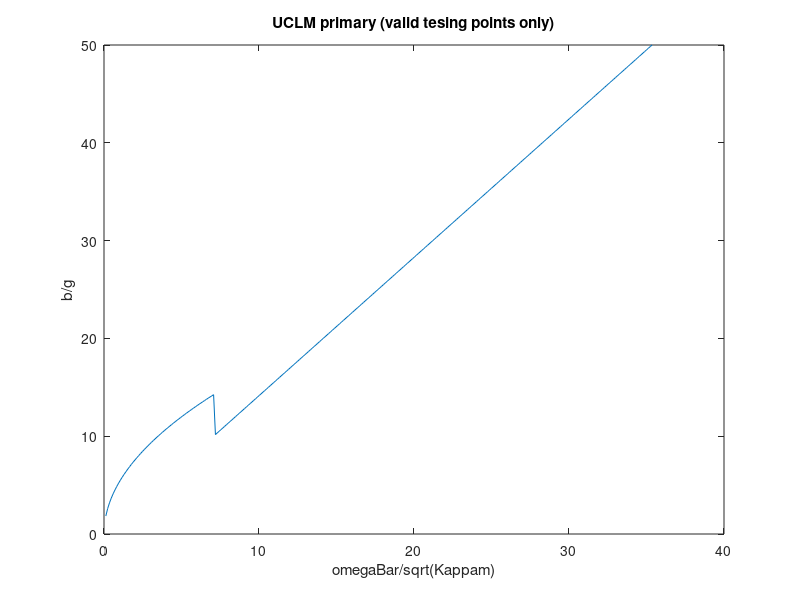
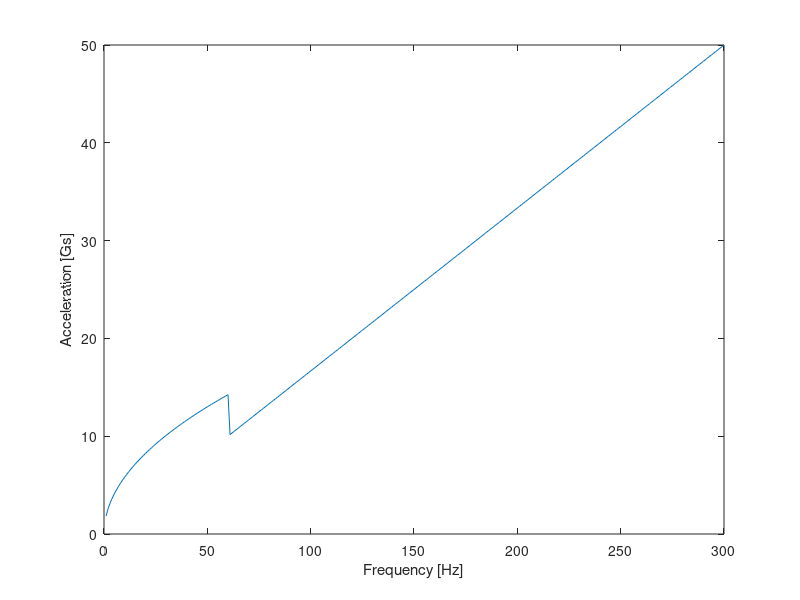

Write the MATLAB code that produced these figures, in order.
function RTI_UCLM

% Define constants and anonymous functions
% p is used as rho
% u is used as mu
% o is used as sigma

g = 981; % [cm/s^2] gravity
diameter = 1.27; %1.6; % [cm] Using UCLM diameter (ours is 1.27)
km = 3.68/diameter; % [dimensionless] minimum wave number for a finite container of diameter

atwood = @ (pl,ph) (ph-pl)/(ph+pl); % [dimensionless] calculate the Atwood number
kZero = @ (at,ph,ul,uh) (((2*at^(1/2))/(1+at))*((ph*g^(1/2))/(ul+uh)))^(2/3); % calculate the kzero
omegaZero = @ (at,ph,ul,uh) (((2*at^2)/(1+at))*((ph*g^2)/(ul+uh)))^(1/3); % calculate the omegazero
ampAccelMod = @ (w,a) (w^2)*(a); % calculate b, the amplitude of acceleration modulation
defD = @ (at,ul,uh,ph,w,k) ((1+at)*(ul+uh)*(k^2))/(2*ph*w); % calculate D 
defK = @ (at,o,k,ph,w) (((1+at)*o*(k^3))/(2*ph*(w^2)))-((at*k*g)/(w^2)); % calculate K 
defkc = @ (at,ph,o) (((2*at)/(1+at))*((ph*g/o)))^(2/3); % calculate kc

% Begin script proper
fprintf('Use built in values or define new ones?\n1) Define new values\n2) SAE140 and air\n3) WH01 and air\n4) Water and air\n') % build a decision list
options = input('(1234): '); % get user decision
if options == 1;
    fprintf('The denser fluid is designated h\n');
    pl = input('pl = '); % lighter fluid density
    ph = input('ph = '); % heavier fluid density
    ul = input('ul = '); % lighter fluid viscosity
    uh = input('uh = '); % heavier fluid viscosity
    o = input('sigma = '); % inteface surface tension - don't know how to calculate this
elseif options == 2;
    pl = 0; % [g/cm^3] Density - air
    ph = 0.9; % [g/cm^3] Density - SAE140
    ul = 0; % [g/cm s] Viscosity - air
    uh = 9; % [g/cm s] Viscosity - SAE140
    o = 32; % [dyn/cm] interface surface tension of SAE140
elseif options == 3;
    pl = 0; % [g/cm^3] Density - air
    ph = 1.2; % [g/cm^3] Density - WH01
    ul = 0; % [g/cm s] Viscosity - air
    uh = 12; % [g/cm s] Viscosity - WH01
    o = 62; % [dyn/cm] interface surface tension of WH01
elseif options == 4;
    pl = 0; % [g/cm^3] Density - air
    ph = 1; % [g/cm^3] Density - water
    ul = 0; % [g/cm s] Viscosity - air
    uh = .0089; % [g/cm s] Viscosity - water
    o = 72.8; % [dyn/cm] interface surface tension of water
elseif options == 5;
    pl = 0; % [g/cm^3] Density - air
    ph = 1.54; % [g/cm^3] Density - honey
    ul = 0; % [g/cm s] Viscosity - air
    uh = 20; % [g/cm s] Viscosity - honey
    o = 62; % [dyn/cm] interface surface tension of honey?
end

At = atwood(pl,ph); % Get the Atwood number for chosen fluids
k0 = kZero(At,ph,ul,uh); % call the kzero 
omega0 = omegaZero(At,ph,ul,uh); % call the omegazero
kc = defkc(At,ph,o);

Kappac = kc/k0; % Get KappaC
Kappam = km/k0; % Get KappaM

omegaBarT = ((2*pi)/(3*sqrt(3)))*Kappac*Kappam; % Get critical omegabar


%%%%%%%%
f = 1:300; % Frequency range
omega = 2*pi.*f; % Calculate omegas for the frequency range
omegaBar = omega./omega0; % Calculate omegaBar from omega0 and the omega list
b_over_g = zeros(1,length(omegaBar)); % Preallocate the vector for b/g

greaterThanCritCount = 0;%These Var's keep track of the number of points in
lessThanCritCount = 0;   %the linear/non-linear regions. They are are output.


for i = 1:length(omegaBar)      % SEE EQUATION 19 IN UCLM PRIMARY PAPER. THIS                          
    if omegaBar(i) > omegaBarT  % LOOP DETERMINES b/g VALUES BASED ON OMEGABAR
        b_over_g(i) = (sqrt(2)/sqrt(Kappam))*omegaBar(i);
        greaterThanCritCount = greaterThanCritCount + 1;
    elseif omegaBar(i) < omegaBarT
        b_over_g(i) = sqrt((8*pi/sqrt(27)))*sqrt(Kappac)*sqrt(omegaBar(i));
        lessThanCritCount = lessThanCritCount + 1;
    end
end
greaterThanCritCount %Output of counts for above/below critical omegaBar
lessThanCritCount

% THESE GRAPHS ARE AN ATTEMPT TO DUPLICATE FIG 7 IN UCLM
x = omegaBar/sqrt(Kappam);
y = b_over_g;
figure(3)
plot(x,y);xlabel('omegaBar/sqrt(Kappam)');ylabel('b/g');title('UCLM primary (valid tesing points only)')

b_over_g2 = sqrt((8*pi/sqrt(27)))*sqrt(Kappac).*sqrt(omegaBar);%b/g determined entirely using omegaBar < omegaBarT
b_over_g3 = (sqrt(2)/sqrt(Kappam)).*omegaBar;%b/g determined entirely using omegaBar > omegaBarT

%figure(4)
%plot(x,b_over_g2,'*',x,b_over_g3,'r');xlabel('omegaBar/sqrt(Kappam)');ylabel('b/g');title('UCLM primary (comaprative)')
%legend('function of sqrt(omega)','Linear Region')
%%%%%%%%%

fbtable = [f',b_over_g'];
fprintf('Frequency [Hz] |  Acceleration [Gs]')
fbtable
figure(5)
plot(f,b_over_g);xlabel('Frequency [Hz]');ylabel('Acceleration [Gs]');
end